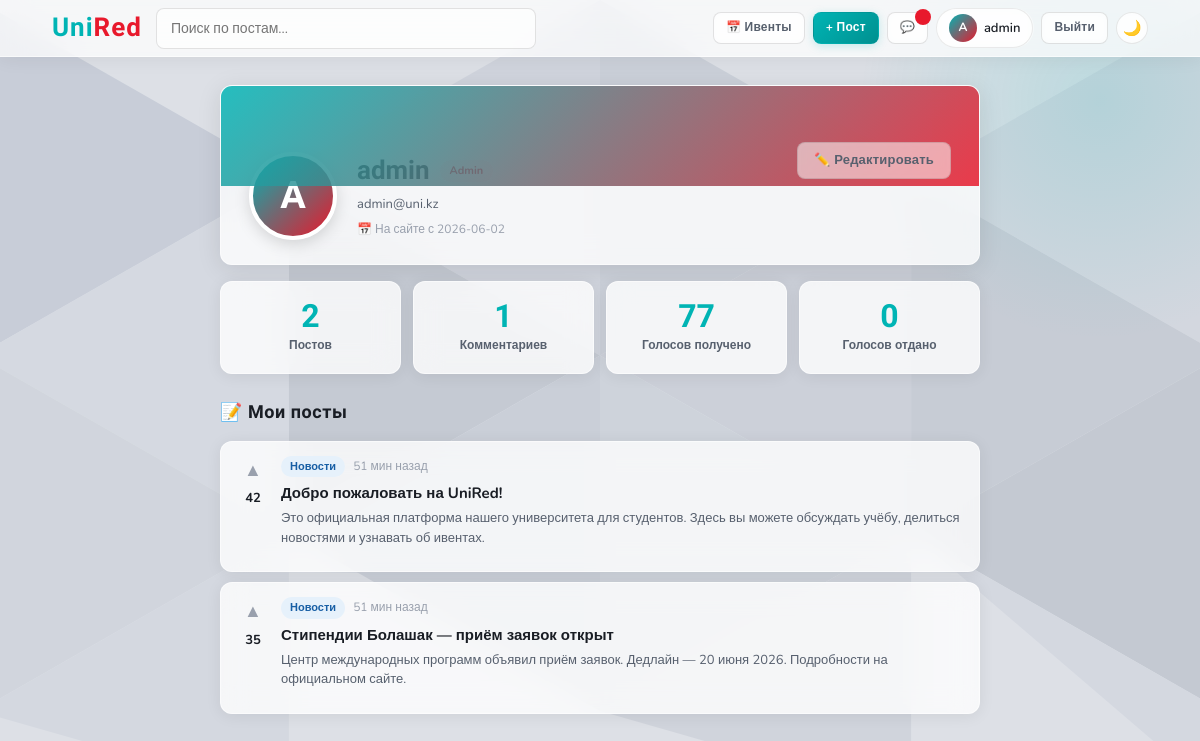
Screenshot of /profile (signed in) with the database file from the repository.
### tables this page shows
CREATE TABLE users (
            id INTEGER PRIMARY KEY AUTOINCREMENT,
            username TEXT UNIQUE NOT NULL,
            email TEXT UNIQUE NOT NULL,
            password TEXT NOT NULL,
            faculty TEXT DEFAULT '',
            role TEXT DEFAULT 'student',
            created_at TEXT DEFAULT (datetime('now'))
        , bio TEXT DEFAULT '');

CREATE TABLE posts (
            id INTEGER PRIMARY KEY AUTOINCREMENT,
            user_id INTEGER NOT NULL,
            title TEXT NOT NULL,
            body TEXT NOT NULL,
            tag TEXT DEFAULT 'discuss',
            votes INTEGER DEFAULT 0,
            pinned INTEGER DEFAULT 0,
            created_at TEXT DEFAULT (datetime('now')),
            FOREIGN KEY (user_id) REFERENCES users(id)
        );

### unired/app.py (the view)
@app.route('/profile')
def profile():
    user = current_user()
    if not user: return redirect(url_for('login'))
    conn = get_db()
    posts = conn.execute('SELECT * FROM posts WHERE user_id=? ORDER BY created_at DESC', (user['id'],)).fetchall()
    comments_count = conn.execute('SELECT COUNT(*) FROM comments WHERE user_id=?', (user['id'],)).fetchone()[0]
    votes_given = conn.execute('SELECT COUNT(*) FROM votes WHERE user_id=?', (user['id'],)).fetchone()[0]
    total_votes = conn.execute('SELECT COALESCE(SUM(votes),0) FROM posts WHERE user_id=?', (user['id'],)).fetchone()[0]
    conn.close()
    return render_template('profile.html', user=user, posts=posts,
                           comments_count=comments_count, votes_given=votes_given, total_votes=total_votes)

### unired/app.py (called while the page is built)
def get_db():
    conn = sqlite3.connect(DB)
    conn.row_factory = sqlite3.Row
    return conn

def current_user():
    if 'user_id' in session:
        conn = get_db()
        user = conn.execute('SELECT * FROM users WHERE id=?', (session['user_id'],)).fetchone()
        conn.close()
        return user
    return None

def time_ago(dt_str):
    try:
        dt = datetime.strptime(dt_str, '%Y-%m-%d %H:%M:%S')
        diff = datetime.now() - dt
        if diff.seconds < 60: return 'только что'
        if diff.seconds < 3600: return f'{diff.seconds//60} мин назад'
        if diff.days == 0: return f'{diff.seconds//3600} ч назад'
        if diff.days == 1: return 'вчера'
        return f'{diff.days} дн назад'
    except:
        return dt_str

### unired/templates/profile.html (shortened to what this page needs)
{% extends "base.html" %}
{% block content %}
<div class="profile-wrap">
  <div class="profile-header">
    <div class="profile-header-bg"></div>
    <div class="profile-header-content">
      <div class="profile-avatar-big">{{ user.username[0].upper() }}</div>
      <div class="profile-info">
        <div class="profile-name">{{ user.username }}
          {% if user.role == 'admin' %}<span class="role-badge role-admin">Admin</span>
          {% elif user.role == 'moderator' %}<span class="role-badge role-mod">Mod</span>
          {% else %}<span class="role-badge role-student">Студент</span>{% endif %}
        </div>
        <div class="profile-email">{{ user.email }}</div>
        <div class="profile-joined">📅 На сайте с {{ user.created_at[:10] }}</div>
      </div>
      <a href="/profile/edit" class="btn btn-outline" style="margin-left:auto;align-self:flex-start">✏️ Редактировать</a>
    </div>
  </div>
  <div class="stats-row">
    <div class="stat-card">
      <div class="stat-num">{{ posts|length }}</div>
      <div class="stat-label">Постов</div>
    </div>
    <div class="stat-card">
      <div class="stat-num">{{ comments_count }}</div>
      <div class="stat-label">Комментариев</div>
    </div>
    <div class="stat-card">
      <div class="stat-num">{{ total_votes }}</div>
      <div class="stat-label">Голосов получено</div>
    </div>
    <div class="stat-card">
      <div class="stat-num">{{ votes_given }}</div>
      <div class="stat-label">Голосов отдано</div>
    </div>
  </div>
  <div class="profile-section-title">📝 Мои посты</div>
  {% if posts %}
    {% for post in posts %}
    <div class="post-card" style="margin-bottom:10px">
      <div class="vote-col">
        <span style="font-size:18px;color:var(--hint)">▲</span>
        <span class="vote-count">{{ post.votes }}</span>
      </div>
      <div class="post-body-wrap">
        <div class="post-meta">
          <span class="tag-badge tag-{{ post.tag }}">
            {% if post.tag=='news' %}Новости{% elif post.tag=='event' %}Ивент{% elif post.tag=='discuss' %}Обсуждение{% elif post.tag=='help' %}Вопрос{% elif post.tag=='admin' %}Объявление{% else %}{{ post.tag }}{% endif %}
          </span>
          <span class="post-time">{{ time_ago(post.created_at) }}</span>
        </div>
        <div class="post-title"><a href="/post/{{ post.id }}">{{ post.title }}</a></div>
        <div class="post-excerpt">{{ post.body }}</div>
      </div>
    </div>
    {% endfor %}
  {% else %}
    <div class="empty-state">
      <div class="empty-icon">📭</div>
      <div class="empty-text">Вы ещё не написали ни одного поста</div>
      <a href="/post/new" class="btn btn-teal" style="margin-top:12px">Создать первый пост</a>
    </div>
  {% endif %}
</div>
{% endblock %}

### unired/templates/base.html (shortened to what this page needs)
<!DOCTYPE html>
<html lang="ru">
<head>
</head>
<body>
<nav>
  <div class="nav-inner">
    <a href="/" class="nav-logo"><span class="logo-uni">Uni</span><span class="logo-red">Red</span></a>
    <div class="nav-search">
      <form method="get" action="/">
        <input type="text" name="q" placeholder="Поиск по постам..." value="{{ request.args.get('q','') }}">
      </form>
    </div>
    <div class="nav-links">
      <a href="/events" class="btn btn-outline btn-sm">📅 Ивенты</a>
      {% if user %}
        <a href="/post/new" class="btn btn-teal btn-sm">+ Пост</a>
        <a href="/messages" class="btn btn-outline btn-sm" style="position:relative">
          💬
          <span id="unread-badge" style="display:none;position:absolute;top:-4px;right:-4px;background:var(--accent);color:#fff;border-radius:50%;width:16px;height:16px;font-size:10px;display:flex;align-items:center;justify-content:center;font-weight:700"></span>
        </a>
        <a href="/profile" class="user-badge" style="text-decoration:none">
          <div class="avatar">{{ user.username[0].upper() }}</div>
          <span>{{ user.username }}</span>
        </a>
        <a href="/logout" class="btn btn-outline btn-sm">Выйти</a>
      {% else %}
        <a href="/login" class="btn btn-outline btn-sm">Войти</a>
        <a href="/register" class="btn btn-primary btn-sm">Регистрация</a>
      {% endif %}
      <button class="theme-toggle" onclick="toggleTheme()" title="Тёмная тема">🌙</button>
    </div>
  </div>
</nav>
{% block content %}{% endblock %}
</body>
</html>

### unired/templates/profile.html (style rules this page uses)
.profile-wrap { max-width: 800px; margin: 28px auto; padding: 0 20px; }
.profile-header { position: relative; background: var(--surface); backdrop-filter: var(--glass); border: 1px solid var(--border); border-radius: var(--radius); overflow: hidden; margin-bottom: 16px; box-shadow: var(--shadow-md); }
.profile-header-bg { height: 100px; background: linear-gradient(135deg, var(--teal) 0%, var(--accent) 100%); opacity: 0.85; }
.profile-header-content { display: flex; align-items: flex-end; gap: 20px; padding: 0 28px 24px; margin-top: -44px; flex-wrap: wrap; }
.profile-avatar-big { width: 88px; height: 88px; border-radius: 50%; background: linear-gradient(135deg, var(--teal), var(--accent)); color: #fff; font-family: 'Rajdhani', sans-serif; font-size: 38px; font-weight: 700; display: flex; align-items: center; justify-content: center; border: 4px solid white; box-shadow: 0 4px 16px rgba(0,0,0,0.15); flex-shrink: 0; }
.profile-info { flex: 1; min-width: 200px; padding-top: 8px; }
.profile-name { font-family: 'Rajdhani', sans-serif; font-size: 26px; font-weight: 700; display: flex; align-items: center; gap: 10px; flex-wrap: wrap; }
.role-badge { font-size: 11px; font-weight: 700; padding: 2px 10px; border-radius: 20px; font-family: 'Nunito', sans-serif; }
.role-admin { background: var(--accent-light); color: var(--accent); }
.profile-email { font-size: 13px; color: var(--muted); margin-top: 2px; }
.profile-joined { font-size: 12px; color: var(--hint); margin-top: 6px; }
.stats-row { display: grid; grid-template-columns: repeat(4, 1fr); gap: 12px; margin-bottom: 24px; }
.stat-card { background: var(--surface); backdrop-filter: var(--glass); border: 1px solid var(--border); border-radius: var(--radius); padding: 18px 14px; text-align: center; box-shadow: var(--shadow); transition: all 0.18s; }
.stat-num { font-family: 'Rajdhani', sans-serif; font-size: 32px; font-weight: 700; color: var(--teal); line-height: 1; }
.stat-label { font-size: 12px; color: var(--muted); margin-top: 4px; font-weight: 600; }
.profile-section-title { font-family: 'Rajdhani', sans-serif; font-size: 18px; font-weight: 700; margin-bottom: 14px; letter-spacing: 0.03em; }

### rows the page displays
users: username "A", username "admin", email "admin@uni.kz", created_at "2026-06-02"
posts: votes "42", tag "Новости", created_at "51 мин назад", title "Добро пожаловать на UniRed!", body "Это официальная платформа нашего университета для студентов. Здесь вы можете обсуждать учёбу, делиться новостями и узнавать об ивентах."
posts: votes "35", tag "Новости", created_at "51 мин назад", title "Стипендии Болашак — приём заявок открыт", body "Центр международных программ объявил приём заявок. Дедлайн — 20 июня 2026. Подробности на официальном сайте."

### other values shown
{{ posts|length }} "2"
{{ comments_count }} "1"
{{ total_votes }} "77"
{{ votes_given }} "0"
